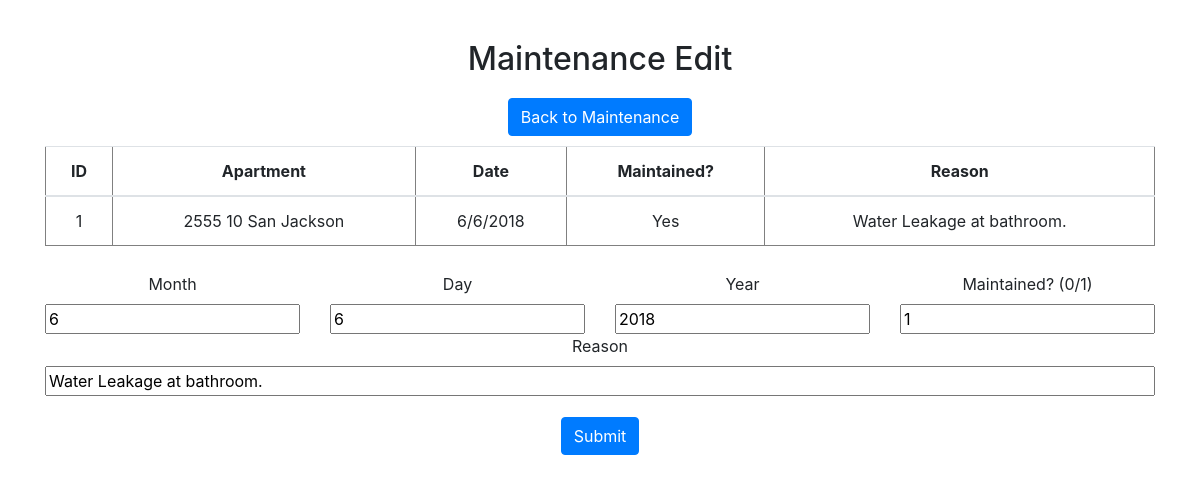
/maintenanceedit.php?mid=1, run on the app's committed database.
### tables this page shows
CREATE TABLE `Maintainance` (
  `Maintenance_ID` mediumint(8) unsigned NOT NULL auto_increment,
  `Maintenance_Day` int unsigned default 1,
  `Maintenance_Month` int unsigned default 1,
  `Maintenance_Year` int unsigned default 2000,
  `Maintenance_Reason` text(30) default NULL,
  `Maintenance_Maintained` bit default 0  ,
  
  PRIMARY KEY (`Maintenance_ID`)
) AUTO_INCREMENT=1;

CREATE TABLE `Apartment` (
  `Apartment_ID` mediumint(8) unsigned NOT NULL auto_increment,
  `Apartment_Street` text(30) default NULL,
  `Apartment_Number` mediumint(8) unsigned default NULL,
  `Apartment_StreetNumber` mediumint(8) unsigned default 1000,
  `Apartment_City` text(30) default NULL,
  `Apartment_State` text(30) default NULL,
  `Apartment_County` text(30) default NULL,
  `Apartment_ApartmentPrice` decimal(65,2) default NULL,
  `Apartment_Occupied` bit default 0  ,

  PRIMARY KEY (`Apartment_ID`)
) AUTO_INCREMENT=1;

### maintenanceedit.php (the view, shortened to what this page needs)
<!DOCTYPE html>
<html>
	<head>
		<link rel="stylesheet" href="https://stackpath.bootstrapcdn.com/bootstrap/4.1.0/css/bootstrap.min.css">
	</head>
		<body>
			<h2 style="margin-bottom:15px;">Maintenance Edit</h2>
			<?php
				$servername = "localhost";
				$username = "root";
				$password = "";
				$dbname = "landlord";
				$conn = new mysqli($servername, $username, $password, $dbname);
				$mid = $_GET['mid'];
			?>
			<div class="container linkbutton">
				<a class="btn btn-primary" href="Maintenance_v2.php" >Back to Maintenance</a><br>
			</div>
			<div class="container">
				<div class="form-group">
				  	<table class= "table" border='1'>
				  		<thread>
							<tr>
								<th scope= "col">ID</th>
								<th scope= "col">Apartment</th>
								<th scope= "col">Date</th>
								<th scope= "col">Maintained?</th>
								<th scope= "col">Reason</th>
							</tr>
						</thread>
						<tbody>
							<?php
								$sql = "SELECT M.Maintenance_ID, M.Maintenance_Day, M.Maintenance_Month, M.Maintenance_Year,M.Maintenance_Reason,M.Maintenance_Maintained, A.Apartment_ID, A.Apartment_Street, A.Apartment_Number, A.Apartment_StreetNumber, AM.AM_A, AM.AM_M FROM Maintainance as M, Apartment as A, Apar_Main as AM";
								$result = $conn->query($sql);
								if ($result->num_rows > 0)
								{
								   while($row = $result->fetch_assoc())
									{
										if (($mid == $row['Maintenance_ID']) && ($row['Apartment_ID'] == $row['AM_A']) && ($row['Maintenance_ID'] == $row['AM_M']))
									    {
								        	echo "<tr>";
								        	echo "<td>" . $row['Maintenance_ID'] . "</td>";
											echo "<td>" . $row['Apartment_Number'] . " " . $row['Apartment_StreetNumber'] . " " . $row['Apartment_Street'] . "</td>";
									        echo "<td>" . $row["Maintenance_Month"]. "/" . $row["Maintenance_Day"]. "/" . $row["Maintenance_Year"] . "</td>";
									        $var1 = $row["Maintenance_Month"];
									        $var2 = $row["Maintenance_Day"];
									        $var3 = $row["Maintenance_Year"];
											if ($row["Maintenance_Maintained"] == 1)
											{
												echo "<td> Yes </td>";
												$var4 = $row["Maintenance_Maintained"];
											}
											else
											{
												echo "<td> No </td>";
												$var4 = $row["Maintenance_Maintained"];
											}
											echo "<td>" . $row["Maintenance_Reason"]. "</td>";
											$var5 = $row["Maintenance_Reason"];
											echo "</tr>";
								        }
								    }
								}
								else
								{
								    echo "0 results<br>------------------------------------------------<br>";
								}
								echo "</div></div></div>";
							?>
			<div class="container">
				<form action="savemaintenance.php" method="post">
				  <div class="form-group">
				  	<div class="row">
				  		<div class="col-sm">
					    	<label>Month</label>
					    </div>
					    <div class="col-sm">
					    	<label>Day</label>
					    </div>
					    <div class="col-sm">
					    	<label>Year</label>
					    </div>
					    <div class="col-sm">
					    	<label>Maintained? (0/1)</label>
					    </div>
					</div>
					<div class = "row">
						<div class="col-sm">
							<input type="" name="month" value= "<?php echo $var1; ?>">
						</div>
						<div class="col-sm">
							<input type="" name="day" value= "<?php echo $var2; ?>">
						</div>
						<div class="col-sm">
							<input type="" name="year" value= "<?php echo $var3; ?>">
						</div>
						<div class="col-sm">
							<input type="" name="main" value= "<?php echo $var4; ?>">
						</div>
					</div>
					<div class = "row">
						<div class="col-sm">
					    	<label>Reason</label>
					    </div>
					</div>
					<div class = "row">
						<div class="col-sm">
							<input type="text"  name="reason" value= "<?php echo $var5; ?>">
						</div>
					</div>
				  </div>
				  <div class="container linkbutton">
				  	<button type="submit" class="btn btn-primary">Submit</button>
				  </div>
				</form>
			</div>
		</body>
</html>

### maintenanceedit.php (style rules this page uses)
body { margin-top:40px; text-align: center; }
.container { padding-top: 5px; padding-bottom: 5px; }
.container input { width: 100%; clear: both; }
.linkbutton { padding-top: 5px; padding-bottom: 5px; padding-left: 5px; padding-right: 5px; }

### data on the page
maintainance: Maintenance_ID "1", apartment.Apartment_Number "2555", apartment.Apartment_StreetNumber "10", apartment.Apartment_Street "San Jackson", Maintenance_Month "6", Maintenance_Day "6", Maintenance_Year "2018", shows "Yes", Maintenance_Reason "Water Leakage at bathroom.", month "6", day "6", year "2018", main "1", reason "Water Leakage at bathroom."
